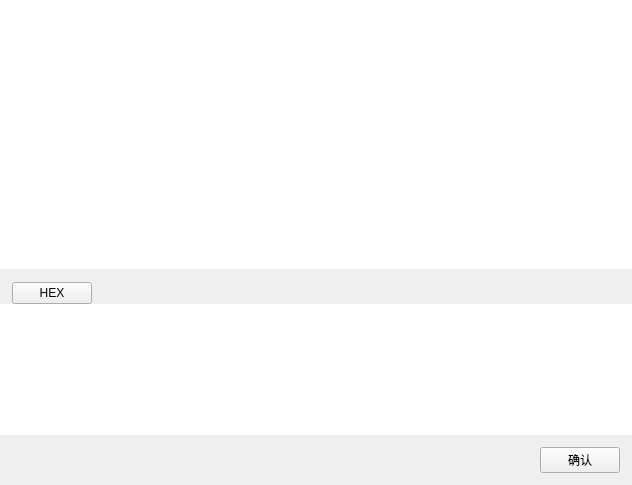
<?xml version="1.0" encoding="UTF-8"?>
<ui version="4.0">
 <class>WidgetTabContent</class>
 <widget class="QWidget" name="WidgetTabContent">
  <property name="geometry">
   <rect>
    <x>0</x>
    <y>0</y>
    <width>632</width>
    <height>485</height>
   </rect>
  </property>
  <property name="minimumSize">
   <size>
    <width>0</width>
    <height>0</height>
   </size>
  </property>
  <property name="windowTitle">
   <string>Form</string>
  </property>
  <layout class="QGridLayout" name="gridLayout">
   <property name="leftMargin">
    <number>0</number>
   </property>
   <property name="topMargin">
    <number>0</number>
   </property>
   <property name="rightMargin">
    <number>0</number>
   </property>
   <property name="bottomMargin">
    <number>0</number>
   </property>
   <property name="spacing">
    <number>0</number>
   </property>
   <item row="0" column="0">
    <widget class="QWidget" name="widget" native="true">
     <property name="styleSheet">
      <string notr="true">QWidget#widget
{
	border: 0px solid #dddddd;
	border-radius: 0.2em;
}</string>
     </property>
     <layout class="QGridLayout" name="gridLayout_2">
      <property name="leftMargin">
       <number>0</number>
      </property>
      <property name="topMargin">
       <number>0</number>
      </property>
      <property name="rightMargin">
       <number>0</number>
      </property>
      <property name="bottomMargin">
       <number>0</number>
      </property>
      <property name="spacing">
       <number>0</number>
      </property>
      <item row="0" column="0">
       <widget class="QSplitter" name="splitter">
        <property name="styleSheet">
         <string notr="true"/>
        </property>
        <property name="orientation">
         <enum>Qt::Vertical</enum>
        </property>
        <property name="opaqueResize">
         <bool>true</bool>
        </property>
        <property name="handleWidth">
         <number>1</number>
        </property>
        <property name="childrenCollapsible">
         <bool>false</bool>
        </property>
        <widget class="QWidget" name="widgetContent" native="true">
         <property name="minimumSize">
          <size>
           <width>0</width>
           <height>0</height>
          </size>
         </property>
         <property name="styleSheet">
          <string notr="true">QWidget#widgetContent
{
	border: none;
}</string>
         </property>
         <layout class="QGridLayout" name="gridLayout_4">
          <property name="leftMargin">
           <number>0</number>
          </property>
          <property name="topMargin">
           <number>0</number>
          </property>
          <property name="rightMargin">
           <number>0</number>
          </property>
          <property name="bottomMargin">
           <number>0</number>
          </property>
          <property name="spacing">
           <number>0</number>
          </property>
          <item row="0" column="0">
           <widget class="QTextBrowser" name="tbDatas">
            <property name="styleSheet">
             <string notr="true">border: none;</string>
            </property>
            <property name="markdown">
             <string/>
            </property>
            <property name="html">
             <string>&lt;!DOCTYPE HTML PUBLIC &quot;-//W3C//DTD HTML 4.0//EN&quot; &quot;http://www.w3.org/TR/REC-html40/strict.dtd&quot;&gt;
&lt;html&gt;&lt;head&gt;&lt;meta name=&quot;qrichtext&quot; content=&quot;1&quot; /&gt;&lt;style type=&quot;text/css&quot;&gt;
p, li { white-space: pre-wrap; }
&lt;/style&gt;&lt;/head&gt;&lt;body style=&quot; font-family:'SimSun'; font-size:9pt; font-weight:400; font-style:normal;&quot;&gt;
&lt;p style=&quot;-qt-paragraph-type:empty; margin-top:0px; margin-bottom:0px; margin-left:0px; margin-right:0px; -qt-block-indent:0; text-indent:0px;&quot;&gt;&lt;br /&gt;&lt;/p&gt;&lt;/body&gt;&lt;/html&gt;</string>
            </property>
           </widget>
          </item>
         </layout>
        </widget>
        <widget class="QWidget" name="widgetInput" native="true">
         <property name="minimumSize">
          <size>
           <width>0</width>
           <height>100</height>
          </size>
         </property>
         <property name="styleSheet">
          <string notr="true">QWidget#widgetInput
{
	border: none;
}</string>
         </property>
         <layout class="QGridLayout" name="gridLayout_3">
          <property name="leftMargin">
           <number>0</number>
          </property>
          <property name="topMargin">
           <number>0</number>
          </property>
          <property name="rightMargin">
           <number>0</number>
          </property>
          <property name="bottomMargin">
           <number>0</number>
          </property>
          <property name="spacing">
           <number>0</number>
          </property>
          <item row="0" column="0">
           <widget class="QWidget" name="widget_2" native="true">
            <property name="styleSheet">
             <string notr="true"/>
            </property>
            <layout class="QHBoxLayout" name="horizontalLayout">
             <property name="spacing">
              <number>12</number>
             </property>
             <property name="leftMargin">
              <number>12</number>
             </property>
             <property name="topMargin">
              <number>12</number>
             </property>
             <property name="rightMargin">
              <number>12</number>
             </property>
             <property name="bottomMargin">
              <number>0</number>
             </property>
             <item>
              <widget class="QPushButton" name="menuHex">
               <property name="text">
                <string>HEX</string>
               </property>
               <property name="checkable">
                <bool>true</bool>
               </property>
               <property name="menu" stdset="0">
                <bool>true</bool>
               </property>
              </widget>
             </item>
             <item>
              <spacer name="horizontalSpacer">
               <property name="orientation">
                <enum>Qt::Horizontal</enum>
               </property>
               <property name="sizeHint" stdset="0">
                <size>
                 <width>513</width>
                 <height>20</height>
                </size>
               </property>
              </spacer>
             </item>
            </layout>
           </widget>
          </item>
          <item row="1" column="0">
           <widget class="QTextEdit" name="tbSendDatas">
            <property name="styleSheet">
             <string notr="true">border: none;</string>
            </property>
            <property name="sizeAdjustPolicy">
             <enum>QAbstractScrollArea::AdjustToContents</enum>
            </property>
           </widget>
          </item>
          <item row="2" column="0">
           <layout class="QHBoxLayout" name="horizontalLayout_2">
            <property name="spacing">
             <number>12</number>
            </property>
            <property name="leftMargin">
             <number>12</number>
            </property>
            <property name="topMargin">
             <number>12</number>
            </property>
            <property name="rightMargin">
             <number>12</number>
            </property>
            <property name="bottomMargin">
             <number>12</number>
            </property>
            <item>
             <spacer name="horizontalSpacer_2">
              <property name="orientation">
               <enum>Qt::Horizontal</enum>
              </property>
              <property name="sizeHint" stdset="0">
               <size>
                <width>40</width>
                <height>20</height>
               </size>
              </property>
             </spacer>
            </item>
            <item>
             <widget class="QPushButton" name="btnSend">
              <property name="text">
               <string>确认</string>
              </property>
              <property name="Cancel" stdset="0">
               <bool>true</bool>
              </property>
             </widget>
            </item>
           </layout>
          </item>
         </layout>
        </widget>
       </widget>
      </item>
     </layout>
    </widget>
   </item>
  </layout>
 </widget>
 <resources/>
 <connections/>
</ui>
